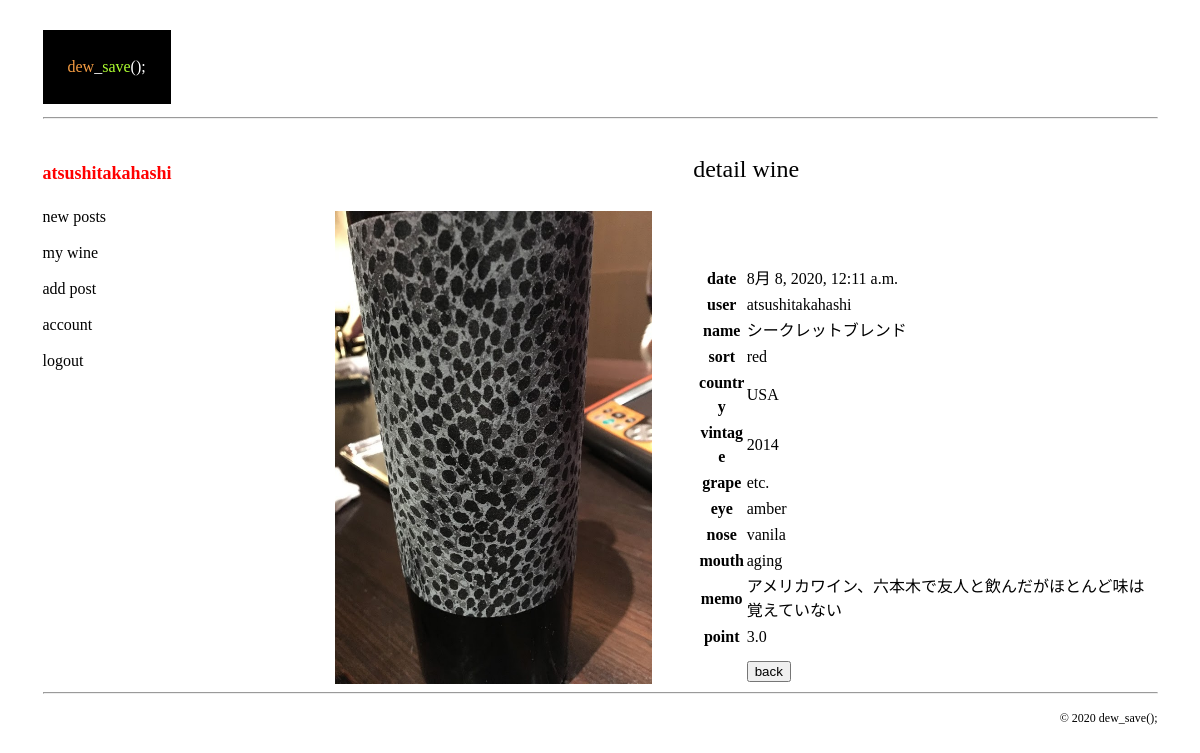
Page /detail_wine/49/ (signed in) on the earlier database version.
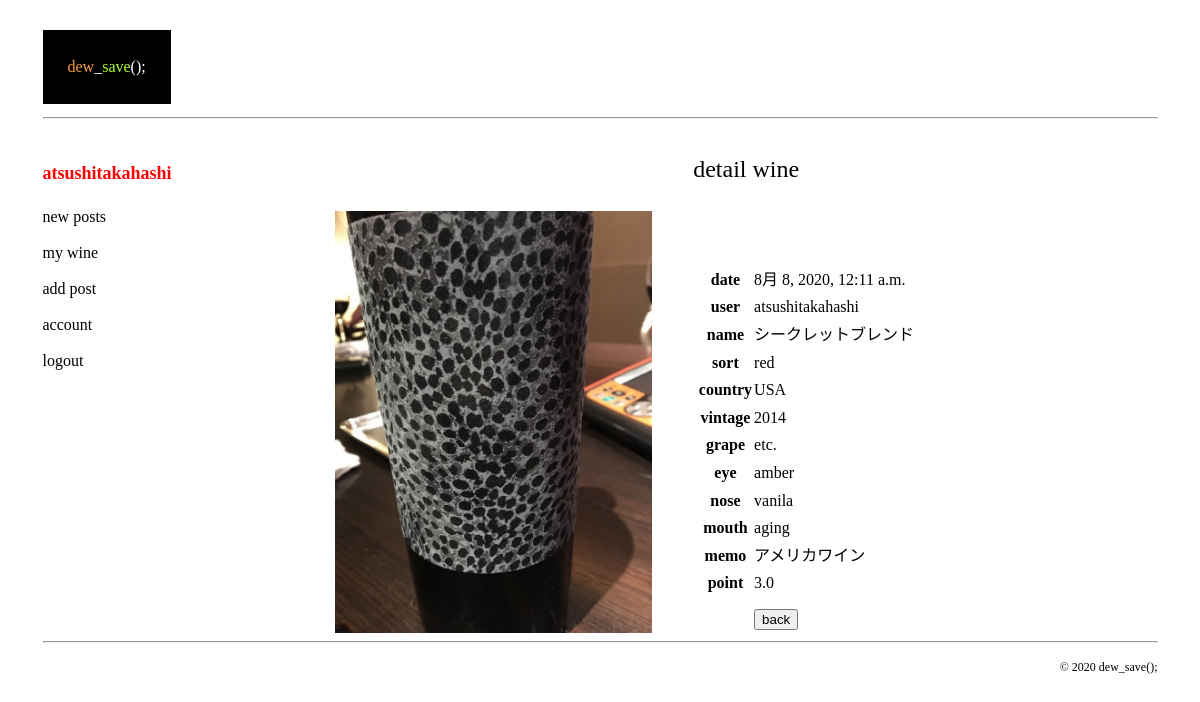
Same page on the later database version.
### wine/models.py (models this page shows, shortened)
class Wine(models.Model):
    sort_data = [
        ('red', 'red'),
        ('white', 'white'),
        ('sparkling', 'sparkling'),
    ]
    country_data = [
        ('France', 'France'),
        ('Italy','Italy'),
        ('Germany', 'Germany'),
        ('Spain', 'Spain'),
        ('Portugal', 'Portugal'),
        ('USA', 'USA'),
        ('Australia', 'Australia'),
        ('New Zealand', 'New Zealand'),
        ('Argentina', 'Argentina'),
        ('Chile', 'Chile'),
        ('South Africa', 'South Africa'),
        ('Japan', 'Japan'),
        ('etc.', 'etc.'),
    ]
    vintage_data = [
        ('1980', '1980'), ('1981', '1981'), ('1982', '1982'), ('1983', '1983'), ('1984', '1984'), ('1985', '1985'),
        ('1986', '1986'), ('1987', '1987'), ('1988', '1988'), ('1989', '1989'), ('1990', '1990'), ('1991', '1991'),
        ('1992', '1992'), ('1993', '1993'), ('1994', '1994'), ('1995', '1995'), ('1996', '1996'), ('1997', '1997'),
        ('1998', '1998'), ('1999', '1999'), ('2000', '2000'), ('2001', '2001'), ('2002', '2002'), ('2003', '2003'),
        ('2004', '2004'), ('2005', '2005'), ('2006', '2006'), ('2007', '2007'), ('2008', '2008'), ('2009', '2009'),
        ('2010', '2010'), ('2011', '2011'), ('2012', '2012'), ('2013', '2013'), ('2014', '2014'), ('2015', '2015'),
        ('2016', '2016'), ('2017', '2017'), ('2018', '2018'), ('2019', '2019'), ('2020', '2020'),
    ]
    grape_data = [
        ('Chardonnay', 'Chardonnay'),
        ('Sauvignon Blanc', 'Sauvignon Blanc'),
        ('Riesling', 'Riesling'),
        ('Gewürztraminer', 'Gewürztraminer'),
        ('Semillon', 'Semillon'),
        ('Viognier', 'Viognier'),
        ('Pino Blanc', 'Pino Blanc'),
        ('Muscadet', 'Muscadet'),
        ('Pino gris', 'Pino gris'),
        ('Cortese', 'Cortese'),
        ('Trebbiano', 'Trebbiano'),
        ('Garganega', 'Garganega'),
        ('Malvasia', 'Malvasia'),
        ('Chenin Blanc', 'Chenin Blanc'),
        ('Albariño', 'Albariño'),
        ('甲州', '甲州'),
        ('etc.', 'etc.'),
    ]
    eye_data = [
        ('green', 'green'),
        ('lemon yellow', 'lemon yellow'),
        ('yellow', 'yellow'),
        ('gold', 'gold'),
        ('amber', 'amber'),
    ]
    nose_data = [
        ('lemmon', 'レモン'), ('kime', 'ライム'), ('grapefruit', 'グレープフルーツ'), ('apple', 'リンゴ'), ('green apple', '青りんご'),
        ('pear', '洋ナシ'), ('peach', '桃'), ('apricot', 'アプリコット'), ('pineapple', 'パイナップル'), ('passion fruit', 'パッションフルーツ'),
        ('banana', 'バナナ'), ('mango', 'マンゴー'), ('lychee', 'ライチ'), ('muscat', 'マスカット'), ('water melon', 'メロン'),
        ('kinmokusei', 'キンモクセイ'), ('mint', 'ミント'), ('rose', 'バラ'), ('floral', 'お花のような'), ('herb', 'ハーブの'), ('perfume', '香水'),
        ('barrel incense', '樽香'), ('toast', 'トースト'), ('butter', 'バター'), ('vanila', 'バニラ'), ('sulfur', '硫黄'), ('honey', 'はちみつ'),
        ('cinnamon', 'シナモン'),('mineral', 'ミネラル'),
    ]
    mouth_data = [
        ('fresh', 'フレッシュ感のある'),
        ('dry', 'ドライな'),
        ('sour', '酸味が目立つ'),
        ('balance', 'バランスの良い'),
        ('sweat', '甘さのある'),
        ('fruity','フルーツ感のある'),
        ('elegant', 'エレガントな,綺麗な'),
        ('mineral','ミネラルのある'),
        ('rich', '芳醇な、豊かな'),
        ('thick', '厚みのある'),
        ('strong', '濃縮し力強い'),
        ('aging', '長期熟成型のような'),
    ]
    error_msg = [
        '50文字まででお願いします。',
        '10文字まででお願い致します。',
        '点数は5点までで採点お願い致します。',
        '点数は0点以上で採点お願い致します。',
        'ファイル形式はJPEG,PNG,GIFでお願い致します。'
    ]
    user = models.ForeignKey(get_user_model(), on_delete=models.CASCADE,default=1)
    date = models.DateTimeField(default=timezone.now)
    name = models.CharField(verbose_name='Name', max_length=100,validators=[MaxLengthValidator(50,error_msg[0])])
    sort = models.CharField(verbose_name='Sort',choices=sort_data,max_length=100)
    country = models.CharField(verbose_name='Country', choices=country_data,max_length=100)
    vintage = models.CharField(verbose_name='Vintage', choices=vintage_data,max_length=100,blank=True)
    grape = models.CharField(verbose_name='Grape', choices=grape_data,max_length=100,blank=True)
    eye = models.CharField(verbose_name='Eye', choices=eye_data,max_length=100,blank=True)
    nose = models.CharField(verbose_name='Nose', choices=nose_data,max_length=100,blank=True)
    mouth = models.CharField(verbose_name='Mouth', choices=mouth_data,max_length=100,blank=True)
    memo = models.CharField(verbose_name='Memo', max_length=200, blank=True)
    point = models.FloatField(verbose_name='Point',validators=[MaxValueValidator(5,error_msg[2]),MinValueValidator(0,error_msg[3])])
    pic = models.ImageField(upload_to='images/',blank=True,validators=[FileExtensionValidator(['JPG','PNG','GIF'],error_msg[4])])

### wine/views.py (the view)
# urls.py: path('detail_wine/<int:pk>/', Detail_wine.as_view(), name='detail'),
class Detail_wine(LoginRequiredMixin,DetailView):
    model = Wine
    form_class = WineForm
    template_name = 'wine/detail_wine.html'

### wine/templates/wine/detail_wine.html (shortened to what this page needs)
{% extends 'wine/layout.html' %}
{% load static %}
{% block main%}
    <p class="main_title">detail wine</p>
    <div class="detail_wrapper">
        <img src="{{object.pic.url}}" width="317px">
        <table class="detail_wine_table">
            <tr><th>date</th><td>{{object.date}}</td></tr>
            <tr><th>user</th><td>{{object.user}}</td></tr>
            <tr><th>name</th><td>{{object.name}}</td></tr>
            <tr><th>sort</th><td>{{object.sort}}</td></tr>
            <tr><th>country</th><td>{{object.country}}</td></tr>
            <tr><th>vintage</th><td>{{object.vintage}}</td></tr>
            <tr><th>grape</th><td>{{object.grape}}</td></tr>
            <tr><th>eye</th><td>{{object.eye}}</td></tr>
            <tr><th>nose</th><td>{{object.nose}}</td></tr>
            <tr><th>mouth</th><td>{{object.mouth}}</td></tr>
            <tr><th>memo</th><td>{{object.memo}}</td></tr>
            <tr><th>point</th><td>{{object.point}}</td></tr>
            <tr><th></th><td><a href="{% url 'wine:all' %}"><input  class="back" type="submit" value="back"></a></td></tr>
        </table>
    </div>
{% endblock %}

Differences in the rows shown:
changed Wine "シークレットブレンド": memo "アメリカワイン、六本木で友人と飲んだがほとんど味は覚えていない" → "アメリカワイン"
